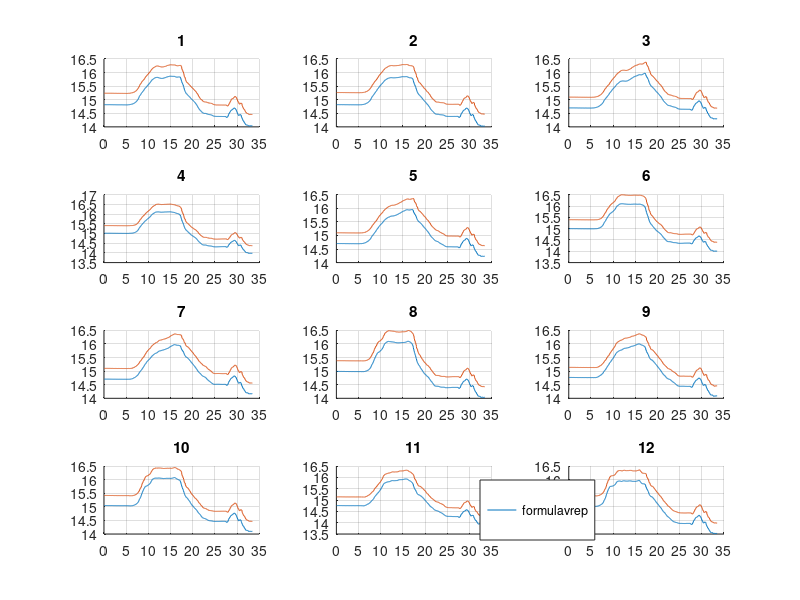
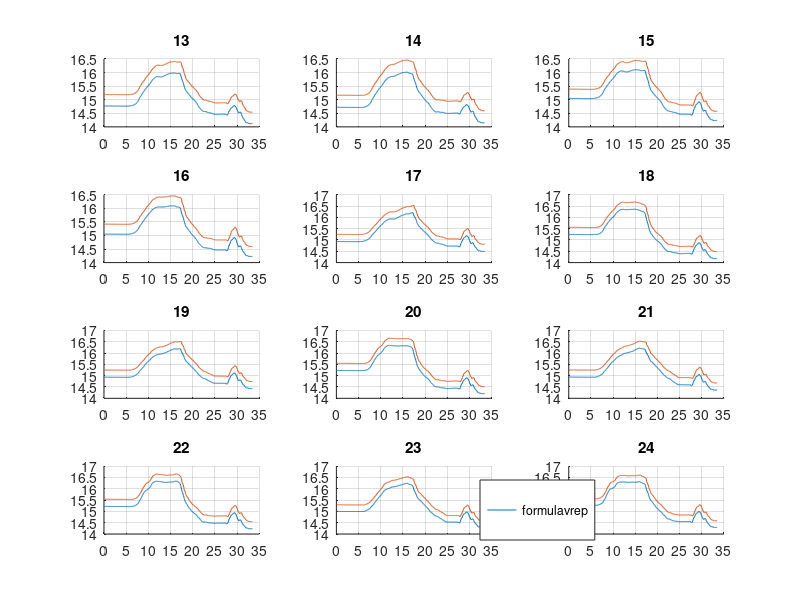
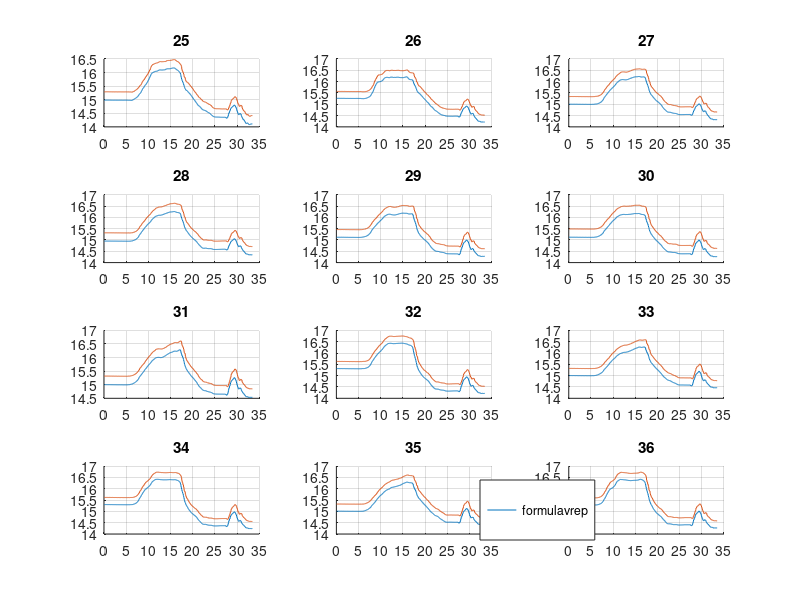
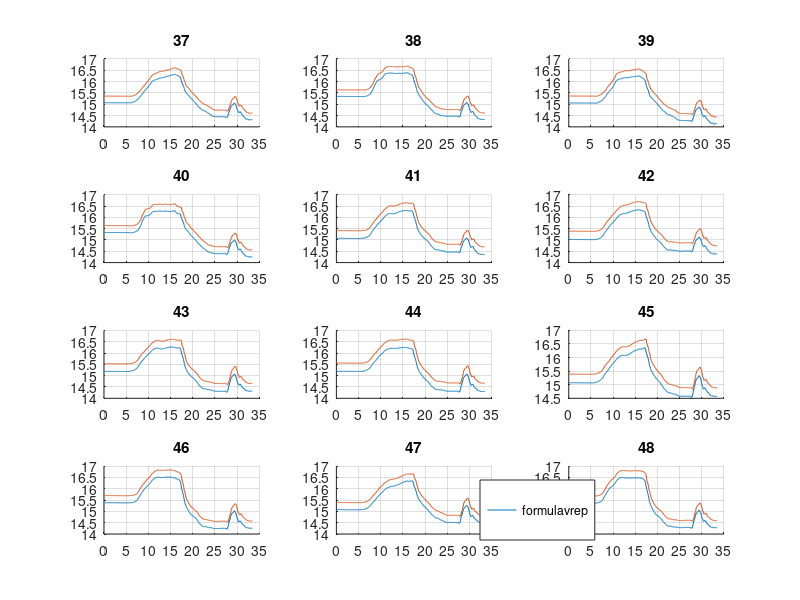

Write MATLAB code to recreate these figures, in order.
clear all
close all
clc
cd /home/robot/workspaces/ur5_mpc_vrep
low = load('data_low.csv');
s = 100;
[e,temp] =size(low);

formula_dist =  low(s:e,49:160);
vrep_dist = low(s:e,161:272);
% 
human_sphere = low(s:e,273:314);
human_vrep = low(s:e,315:356);
human = human_vrep;
% 
% x_shift = 1;
% y_shift = 0.5;
% z_shift = 1.2;
% 
h1 = human(:,1:3);
h2 = human(:,4:6);
h3 = human(:,7:9);
h4 = human(:,10:12);
h5 = human(:,13:15);
h6 = human(:,16:18);
h7 = human(:,19:21);
h8 = human(:,22:24);
h9 = human(:,25:27);
h10 = human(:,28:30);
h11 = human(:,31:33);
h12 = human(:,34:36);
h13 = human(:,37:39);
h14 = human(:,40:42);
% 
ctp_f = low(s:e,1:24);
ctp_v = low(s:e,25:48);
% 
ctp = ctp_v;
t1 = ctp(:,1:3);
t2 = ctp(:,4:6);
t3 = ctp(:,8:9);
t4 = ctp(:,10:12);
t5 = ctp(:,13:15);
t6 = ctp(:,16:18);
t7 = ctp(:,19:21);
t8 = ctp(:,22:24);

D = norm(t1(1,:) - h1(1,:)) -0.29 - 0.5510
f = formula_dist(1)
v = vrep_dist(1)
% 
diff = formula_dist - vrep_dist;
mean_diff = mean(diff)
%% Plot cposes
len = 100;
fig_1 = figure('Name', '1-4')
a=1;
subplot(4,3,a);
grid on;
hold on;
plot(formula_dist(:,a));
plot(vrep_dist(:,a));
title(int2str(a));
set(gca,'XTick',0:100:100*len);
set(gca,'XTickLabel',0:0.05*100:len*100*0.05);

a=2;
subplot(4,3,a);
grid on;
hold on;
plot(formula_dist(:,a));
plot(vrep_dist(:,a));
title(int2str(a));
set(gca,'XTick',0:100:100*len);
set(gca,'XTickLabel',0:0.05*100:len*100*0.05);

a=3;
subplot(4,3,a);
grid on;
hold on;
plot(formula_dist(:,a));
plot(vrep_dist(:,a));
title(int2str(a));
set(gca,'XTick',0:100:100*len);
set(gca,'XTickLabel',0:0.05*100:len*100*0.05);

a=4;
subplot(4,3,a);
grid on;
hold on;
plot(formula_dist(:,a));
plot(vrep_dist(:,a));
title(int2str(a));
set(gca,'XTick',0:100:100*len);
set(gca,'XTickLabel',0:0.05*100:len*100*0.05);

a=5;
subplot(4,3,a);
grid on;
hold on;
plot(formula_dist(:,a));
plot(vrep_dist(:,a));
title(int2str(a));
set(gca,'XTick',0:100:100*len);
set(gca,'XTickLabel',0:0.05*100:len*100*0.05);

a=6;
subplot(4,3,a);
grid on;
hold on;
plot(formula_dist(:,a));
plot(vrep_dist(:,a));
title(int2str(a));
set(gca,'XTick',0:100:100*len);
set(gca,'XTickLabel',0:0.05*100:len*100*0.05);

a=7;
subplot(4,3,a);
grid on;
hold on;
plot(formula_dist(:,a));
plot(vrep_dist(:,a));
title(int2str(a));
set(gca,'XTick',0:100:100*len);
set(gca,'XTickLabel',0:0.05*100:len*100*0.05);

a=8;
subplot(4,3,a);
grid on;
hold on;
plot(formula_dist(:,a));
plot(vrep_dist(:,a));
title(int2str(a));
set(gca,'XTick',0:100:100*len);
set(gca,'XTickLabel',0:0.05*100:len*100*0.05);

a=9;
subplot(4,3,a);
grid on;
hold on;
plot(formula_dist(:,a));
plot(vrep_dist(:,a));
title(int2str(a));
set(gca,'XTick',0:100:100*len);
set(gca,'XTickLabel',0:0.05*100:len*100*0.05);

a=10;
subplot(4,3,a);
grid on;
hold on;
plot(formula_dist(:,a));
plot(vrep_dist(:,a));
title(int2str(a));
set(gca,'XTick',0:100:100*len);
set(gca,'XTickLabel',0:0.05*100:len*100*0.05);

a=11;
subplot(4,3,a);
grid on;
hold on;
plot(formula_dist(:,a));
plot(vrep_dist(:,a));
title(int2str(a));
set(gca,'XTick',0:100:100*len);
set(gca,'XTickLabel',0:0.05*100:len*100*0.05);

a=12;
subplot(4,3,a);
grid on;
hold on;
l1 = plot(formula_dist(:,a));
l2 = plot(vrep_dist(:,a));
title(int2str(a));
set(gca,'XTick',0:100:100*len);
set(gca,'XTickLabel',0:0.05*100:len*100*0.05);

hL = legend([l1,l2],["formula", "vrep"]);
newPosition = [0.6 0.1 0.1 0.1];
newUnits = 'normalized';
set(hL,'Position', newPosition,'Units', newUnits);

fig_2 = figure('Name', '5-8')
a=a+1;
sh = a-1;
subplot(4,3,a-sh);
grid on;
hold on;
plot(formula_dist(:,a));
plot(vrep_dist(:,a));
title(int2str(a));
set(gca,'XTick',0:100:100*len);
set(gca,'XTickLabel',0:0.05*100:len*100*0.05);

a=a+1;
subplot(4,3,a-sh);
grid on;
hold on;
plot(formula_dist(:,a));
plot(vrep_dist(:,a));
title(int2str(a));
set(gca,'XTick',0:100:100*len);
set(gca,'XTickLabel',0:0.05*100:len*100*0.05);

a=a+1;
subplot(4,3,a-sh);
grid on;
hold on;
plot(formula_dist(:,a));
plot(vrep_dist(:,a));
title(int2str(a));
set(gca,'XTick',0:100:100*len);
set(gca,'XTickLabel',0:0.05*100:len*100*0.05);

a=a+1;
subplot(4,3,a-sh);
grid on;
hold on;
plot(formula_dist(:,a));
plot(vrep_dist(:,a));
title(int2str(a));
set(gca,'XTick',0:100:100*len);
set(gca,'XTickLabel',0:0.05*100:len*100*0.05);

a=a+1;
subplot(4,3,a-sh);
grid on;
hold on;
plot(formula_dist(:,a));
plot(vrep_dist(:,a));
title(int2str(a));
set(gca,'XTick',0:100:100*len);
set(gca,'XTickLabel',0:0.05*100:len*100*0.05);

a=a+1;
subplot(4,3,a-sh);
grid on;
hold on;
plot(formula_dist(:,a));
plot(vrep_dist(:,a));
title(int2str(a));
set(gca,'XTick',0:100:100*len);
set(gca,'XTickLabel',0:0.05*100:len*100*0.05);

a=a+1;
subplot(4,3,a-sh);
grid on;
hold on;
plot(formula_dist(:,a));
plot(vrep_dist(:,a));
title(int2str(a));
set(gca,'XTick',0:100:100*len);
set(gca,'XTickLabel',0:0.05*100:len*100*0.05);

a=a+1;
subplot(4,3,a-sh);
grid on;
hold on;
plot(formula_dist(:,a));
plot(vrep_dist(:,a));
title(int2str(a));
set(gca,'XTick',0:100:100*len);
set(gca,'XTickLabel',0:0.05*100:len*100*0.05);

a=a+1;
subplot(4,3,a-sh);
grid on;
hold on;
plot(formula_dist(:,a));
plot(vrep_dist(:,a));
title(int2str(a));
set(gca,'XTick',0:100:100*len);
set(gca,'XTickLabel',0:0.05*100:len*100*0.05);

a=a+1;
subplot(4,3,a-sh);
grid on;
hold on;
plot(formula_dist(:,a));
plot(vrep_dist(:,a));
title(int2str(a));
set(gca,'XTick',0:100:100*len);
set(gca,'XTickLabel',0:0.05*100:len*100*0.05);

a=a+1;
subplot(4,3,a-sh);
grid on;
hold on;
plot(formula_dist(:,a));
plot(vrep_dist(:,a));
title(int2str(a));
set(gca,'XTick',0:100:100*len);
set(gca,'XTickLabel',0:0.05*100:len*100*0.05);

a=a+1;
subplot(4,3,a-sh);
grid on;
hold on;
l1 = plot(formula_dist(:,a));
l2 = plot(vrep_dist(:,a));
title(int2str(a));
set(gca,'XTick',0:100:100*len);
set(gca,'XTickLabel',0:0.05*100:len*100*0.05);

hL = legend([l1,l2],["formula", "vrep"]);
newPosition = [0.6 0.1 0.1 0.1];
newUnits = 'normalized';
set(hL,'Position', newPosition,'Units', newUnits);

fig_3 = figure('Name', '25-37')
a=a+1;
sh = a-1;
subplot(4,3,a-sh);
grid on;
hold on;
plot(formula_dist(:,a));
plot(vrep_dist(:,a));
title(int2str(a));
set(gca,'XTick',0:100:100*len);
set(gca,'XTickLabel',0:0.05*100:len*100*0.05);

a=a+1;
subplot(4,3,a-sh);
grid on;
hold on;
plot(formula_dist(:,a));
plot(vrep_dist(:,a));
title(int2str(a));
set(gca,'XTick',0:100:100*len);
set(gca,'XTickLabel',0:0.05*100:len*100*0.05);

a=a+1;
subplot(4,3,a-sh);
grid on;
hold on;
plot(formula_dist(:,a));
plot(vrep_dist(:,a));
title(int2str(a));
set(gca,'XTick',0:100:100*len);
set(gca,'XTickLabel',0:0.05*100:len*100*0.05);

a=a+1;
subplot(4,3,a-sh);
grid on;
hold on;
plot(formula_dist(:,a));
plot(vrep_dist(:,a));
title(int2str(a));
set(gca,'XTick',0:100:100*len);
set(gca,'XTickLabel',0:0.05*100:len*100*0.05);

a=a+1;
subplot(4,3,a-sh);
grid on;
hold on;
plot(formula_dist(:,a));
plot(vrep_dist(:,a));
title(int2str(a));
set(gca,'XTick',0:100:100*len);
set(gca,'XTickLabel',0:0.05*100:len*100*0.05);

a=a+1;
subplot(4,3,a-sh);
grid on;
hold on;
plot(formula_dist(:,a));
plot(vrep_dist(:,a));
title(int2str(a));
set(gca,'XTick',0:100:100*len);
set(gca,'XTickLabel',0:0.05*100:len*100*0.05);

a=a+1;
subplot(4,3,a-sh);
grid on;
hold on;
plot(formula_dist(:,a));
plot(vrep_dist(:,a));
title(int2str(a));
set(gca,'XTick',0:100:100*len);
set(gca,'XTickLabel',0:0.05*100:len*100*0.05);


a=a+1;
subplot(4,3,a-sh);
grid on;
hold on;
plot(formula_dist(:,a));
plot(vrep_dist(:,a));
title(int2str(a));
set(gca,'XTick',0:100:100*len);
set(gca,'XTickLabel',0:0.05*100:len*100*0.05);


a=a+1;
subplot(4,3,a-sh);
grid on;
hold on;
plot(formula_dist(:,a));
plot(vrep_dist(:,a));
title(int2str(a));
set(gca,'XTick',0:100:100*len);
set(gca,'XTickLabel',0:0.05*100:len*100*0.05);


a=a+1;
subplot(4,3,a-sh);
grid on;
hold on;
plot(formula_dist(:,a));
plot(vrep_dist(:,a));
title(int2str(a));
set(gca,'XTick',0:100:100*len);
set(gca,'XTickLabel',0:0.05*100:len*100*0.05);


a=a+1;
subplot(4,3,a-sh);
grid on;
hold on;
plot(formula_dist(:,a));
plot(vrep_dist(:,a));
title(int2str(a));
set(gca,'XTick',0:100:100*len);
set(gca,'XTickLabel',0:0.05*100:len*100*0.05);


a=a+1;
subplot(4,3,a-sh);
grid on;
hold on;
l1 = plot(formula_dist(:,a));
l2 = plot(vrep_dist(:,a));
title(int2str(a));
set(gca,'XTick',0:100:100*len);
set(gca,'XTickLabel',0:0.05*100:len*100*0.05);

hL = legend([l1,l2],["formula", "vrep"]);
newPosition = [0.6 0.1 0.1 0.1];
newUnits = 'normalized';
set(hL,'Position', newPosition,'Units', newUnits);

fig_4 = figure('Name', '38-40');
a=a+1;
sh = a-1;
subplot(4,3,a-sh);
grid on;
hold on;
plot(formula_dist(:,a));
plot(vrep_dist(:,a));
title(int2str(a));
set(gca,'XTick',0:100:100*len);
set(gca,'XTickLabel',0:0.05*100:len*100*0.05);

a=a+1;
subplot(4,3,a-sh);
grid on;
hold on;
plot(formula_dist(:,a));
plot(vrep_dist(:,a));
title(int2str(a));
set(gca,'XTick',0:100:100*len);
set(gca,'XTickLabel',0:0.05*100:len*100*0.05);

a=a+1;
subplot(4,3,a-sh);
grid on;
hold on;
plot(formula_dist(:,a));
plot(vrep_dist(:,a));
title(int2str(a));
set(gca,'XTick',0:100:100*len);
set(gca,'XTickLabel',0:0.05*100:len*100*0.05);

a=a+1;
subplot(4,3,a-sh);
grid on;
hold on;
plot(formula_dist(:,a));
plot(vrep_dist(:,a));
title(int2str(a));
set(gca,'XTick',0:100:100*len);
set(gca,'XTickLabel',0:0.05*100:len*100*0.05);

a=a+1;
subplot(4,3,a-sh);
grid on;
hold on;
plot(formula_dist(:,a));
plot(vrep_dist(:,a));
title(int2str(a));
set(gca,'XTick',0:100:100*len);
set(gca,'XTickLabel',0:0.05*100:len*100*0.05);

a=a+1;
subplot(4,3,a-sh);
grid on;
hold on;
plot(formula_dist(:,a));
plot(vrep_dist(:,a));
title(int2str(a));
set(gca,'XTick',0:100:100*len);
set(gca,'XTickLabel',0:0.05*100:len*100*0.05);

a=a+1;
subplot(4,3,a-sh);
grid on;
hold on;
plot(formula_dist(:,a));
plot(vrep_dist(:,a));
title(int2str(a));
set(gca,'XTick',0:100:100*len);
set(gca,'XTickLabel',0:0.05*100:len*100*0.05);

a=a+1;
subplot(4,3,a-sh);
grid on;
hold on;
plot(formula_dist(:,a));
plot(vrep_dist(:,a));
title(int2str(a));
set(gca,'XTick',0:100:100*len);
set(gca,'XTickLabel',0:0.05*100:len*100*0.05);

a=a+1;
subplot(4,3,a-sh);
grid on;
hold on;
plot(formula_dist(:,a));
plot(vrep_dist(:,a));
title(int2str(a));
set(gca,'XTick',0:100:100*len);
set(gca,'XTickLabel',0:0.05*100:len*100*0.05);

a=a+1;
subplot(4,3,a-sh);
grid on;
hold on;
plot(formula_dist(:,a));
plot(vrep_dist(:,a));
title(int2str(a));
set(gca,'XTick',0:100:100*len);
set(gca,'XTickLabel',0:0.05*100:len*100*0.05);

a=a+1;
subplot(4,3,a-sh);
grid on;
hold on;
plot(formula_dist(:,a));
plot(vrep_dist(:,a));
title(int2str(a));
set(gca,'XTick',0:100:100*len);
set(gca,'XTickLabel',0:0.05*100:len*100*0.05);

a=a+1;
subplot(4,3,a-sh);
grid on;
hold on;
l1 = plot(formula_dist(:,a));
l2 = plot(vrep_dist(:,a));
title(int2str(a));
set(gca,'XTick',0:100:100*len);
set(gca,'XTickLabel',0:0.05*100:len*100*0.05);

hL = legend([l1,l2],["formula", "vrep"]);
newPosition = [0.6 0.1 0.1 0.1];
newUnits = 'normalized';
set(hL,'Position', newPosition,'Units', newUnits);

fig_5 = figure('Name', '38-40');

a=a+1;
sh = a-1;
subplot(4,3,a-sh);
grid on;
hold on;
plot(formula_dist(:,a));
plot(vrep_dist(:,a));
title(int2str(a));
set(gca,'XTick',0:100:100*len);
set(gca,'XTickLabel',0:0.05*100:len*100*0.05);

a=a+1;
subplot(4,3,a-sh);
grid on;
hold on;
plot(formula_dist(:,a));
plot(vrep_dist(:,a));
title(int2str(a));
set(gca,'XTick',0:100:100*len);
set(gca,'XTickLabel',0:0.05*100:len*100*0.05);

a=a+1;
subplot(4,3,a-sh);
grid on;
hold on;
plot(formula_dist(:,a));
plot(vrep_dist(:,a));
title(int2str(a));
set(gca,'XTick',0:100:100*len);
set(gca,'XTickLabel',0:0.05*100:len*100*0.05);

a=a+1;
subplot(4,3,a-sh);
grid on;
hold on;
plot(formula_dist(:,a));
plot(vrep_dist(:,a));
title(int2str(a));
set(gca,'XTick',0:100:100*len);
set(gca,'XTickLabel',0:0.05*100:len*100*0.05);

a=a+1;
subplot(4,3,a-sh);
grid on;
hold on;
plot(formula_dist(:,a));
plot(vrep_dist(:,a));
title(int2str(a));
set(gca,'XTick',0:100:100*len);
set(gca,'XTickLabel',0:0.05*100:len*100*0.05);

a=a+1;
subplot(4,3,a-sh);
grid on;
hold on;
plot(formula_dist(:,a));
plot(vrep_dist(:,a));
title(int2str(a));
set(gca,'XTick',0:100:100*len);
set(gca,'XTickLabel',0:0.05*100:len*100*0.05);

a=a+1;
subplot(4,3,a-sh);
grid on;
hold on;
plot(formula_dist(:,a));
plot(vrep_dist(:,a));
title(int2str(a));
set(gca,'XTick',0:100:100*len);
set(gca,'XTickLabel',0:0.05*100:len*100*0.05);

a=a+1;
subplot(4,3,a-sh);
grid on;
hold on;
plot(formula_dist(:,a));
plot(vrep_dist(:,a));
title(int2str(a));
set(gca,'XTick',0:100:100*len);
set(gca,'XTickLabel',0:0.05*100:len*100*0.05);

a=a+1;
subplot(4,3,a-sh);
grid on;
hold on;
plot(formula_dist(:,a));
plot(vrep_dist(:,a));
title(int2str(a));
set(gca,'XTick',0:100:100*len);
set(gca,'XTickLabel',0:0.05*100:len*100*0.05);

a=a+1;
subplot(4,3,a-sh);
grid on;
hold on;
plot(formula_dist(:,a));
plot(vrep_dist(:,a));
title(int2str(a));
set(gca,'XTick',0:100:100*len);
set(gca,'XTickLabel',0:0.05*100:len*100*0.05);

a=a+1;
subplot(4,3,a-sh);
grid on;
hold on;
plot(formula_dist(:,a));
plot(vrep_dist(:,a));
title(int2str(a));
set(gca,'XTick',0:100:100*len);
set(gca,'XTickLabel',0:0.05*100:len*100*0.05);

a=a+1;
subplot(4,3,a-sh);
grid on;
hold on;
l1 = plot(formula_dist(:,a));
l2 = plot(vrep_dist(:,a));
title(int2str(a));
set(gca,'XTick',0:100:100*len);
set(gca,'XTickLabel',0:0.05*100:len*100*0.05);

hL = legend([l1,l2],["formula", "vrep"]);
newPosition = [0.6 0.1 0.1 0.1];
newUnits = 'normalized';
set(hL,'Position', newPosition,'Units', newUnits);

fig_6 = figure('Name', '38-40');

a=a+1;
sh = a-1;
subplot(4,3,a-sh);
grid on;
hold on;
plot(formula_dist(:,a));
plot(vrep_dist(:,a));

title(int2str(a));
set(gca,'XTick',0:100:100*len);
set(gca,'XTickLabel',0:0.05*100:len*100*0.05);

a=a+1;
subplot(4,3,a-sh);
grid on;
hold on;
plot(formula_dist(:,a));
plot(vrep_dist(:,a));
title(int2str(a));
set(gca,'XTick',0:100:100*len);
set(gca,'XTickLabel',0:0.05*100:len*100*0.05);

a=a+1;
subplot(4,3,a-sh);
grid on;
hold on;
plot(formula_dist(:,a));
plot(vrep_dist(:,a));
title(int2str(a));
set(gca,'XTick',0:100:100*len);
set(gca,'XTickLabel',0:0.05*100:len*100*0.05);

a=a+1;
subplot(4,3,a-sh);
grid on;
hold on;
plot(formula_dist(:,a));
plot(vrep_dist(:,a));
title(int2str(a));
set(gca,'XTick',0:100:100*len);
set(gca,'XTickLabel',0:0.05*100:len*100*0.05);

a=a+1;
subplot(4,3,a-sh);
grid on;
hold on;
plot(formula_dist(:,a));
plot(vrep_dist(:,a));
title(int2str(a));
set(gca,'XTick',0:100:100*len);
set(gca,'XTickLabel',0:0.05*100:len*100*0.05);

a=a+1;
subplot(4,3,a-sh);
grid on;
hold on;
plot(formula_dist(:,a));
plot(vrep_dist(:,a));
title(int2str(a));
set(gca,'XTick',0:100:100*len);
set(gca,'XTickLabel',0:0.05*100:len*100*0.05);

a=a+1;
subplot(4,3,a-sh);
grid on;
hold on;
plot(formula_dist(:,a));
plot(vrep_dist(:,a));
title(int2str(a));
set(gca,'XTick',0:100:100*len);
set(gca,'XTickLabel',0:0.05*100:len*100*0.05);

a=a+1;
subplot(4,3,a-sh);
grid on;
hold on;
plot(formula_dist(:,a));
plot(vrep_dist(:,a));
title(int2str(a));
set(gca,'XTick',0:100:100*len);
set(gca,'XTickLabel',0:0.05*100:len*100*0.05);


a=a+1;
subplot(4,3,a-sh);
grid on;
hold on;
plot(formula_dist(:,a));
plot(vrep_dist(:,a));
title(int2str(a));
set(gca,'XTick',0:100:100*len);
set(gca,'XTickLabel',0:0.05*100:len*100*0.05);


a=a+1;
subplot(4,3,a-sh);
grid on;
hold on;
plot(formula_dist(:,a));
plot(vrep_dist(:,a));
title(int2str(a));
set(gca,'XTick',0:100:100*len);
set(gca,'XTickLabel',0:0.05*100:len*100*0.05);


a=a+1;
subplot(4,3,a-sh);
grid on;
hold on;
plot(formula_dist(:,a));
plot(vrep_dist(:,a));
title(int2str(a));
set(gca,'XTick',0:100:100*len);
set(gca,'XTickLabel',0:0.05*100:len*100*0.05);


a=a+1;
subplot(4,3,a-sh);
grid on;
hold on;
l1 = plot(formula_dist(:,a));
l2 = plot(vrep_dist(:,a));
title(int2str(a));
set(gca,'XTick',0:100:100*len);
set(gca,'XTickLabel',0:0.05*100:len*100*0.05);

hL = legend([l1,l2],["formula", "vrep"]);
newPosition = [0.6 0.1 0.1 0.1];
newUnits = 'normalized';
set(hL,'Position', newPosition,'Units', newUnits);
fig_7 = figure('Name', '38-40');

a=a+1;
sh = a-1;
subplot(4,3,a-sh);
grid on;
hold on;
plot(formula_dist(:,a));
plot(vrep_dist(:,a));

title(int2str(a));
set(gca,'XTick',0:100:100*len);
set(gca,'XTickLabel',0:0.05*100:len*100*0.05);

a=a+1;
subplot(4,3,a-sh);
grid on;
hold on;
plot(formula_dist(:,a));
plot(vrep_dist(:,a));
title(int2str(a));
set(gca,'XTick',0:100:100*len);
set(gca,'XTickLabel',0:0.05*100:len*100*0.05);

a=a+1;
subplot(4,3,a-sh);
grid on;
hold on;
plot(formula_dist(:,a));
plot(vrep_dist(:,a));
title(int2str(a));
set(gca,'XTick',0:100:100*len);
set(gca,'XTickLabel',0:0.05*100:len*100*0.05);

a=a+1;
subplot(4,3,a-sh);
grid on;
hold on;
plot(formula_dist(:,a));
plot(vrep_dist(:,a));
title(int2str(a));
set(gca,'XTick',0:100:100*len);
set(gca,'XTickLabel',0:0.05*100:len*100*0.05);

a=a+1;
subplot(4,3,a-sh);
grid on;
hold on;
plot(formula_dist(:,a));
plot(vrep_dist(:,a));
title(int2str(a));
set(gca,'XTick',0:100:100*len);
set(gca,'XTickLabel',0:0.05*100:len*100*0.05);

a=a+1;
subplot(4,3,a-sh);
grid on;
hold on;
plot(formula_dist(:,a));
plot(vrep_dist(:,a));
title(int2str(a));
set(gca,'XTick',0:100:100*len);
set(gca,'XTickLabel',0:0.05*100:len*100*0.05);

a=a+1;
subplot(4,3,a-sh);
grid on;
hold on;
plot(formula_dist(:,a));
plot(vrep_dist(:,a));
title(int2str(a));
set(gca,'XTick',0:100:100*len);
set(gca,'XTickLabel',0:0.05*100:len*100*0.05);

a=a+1;
subplot(4,3,a-sh);
grid on;
hold on;
plot(formula_dist(:,a));
plot(vrep_dist(:,a));
title(int2str(a));
set(gca,'XTick',0:100:100*len);
set(gca,'XTickLabel',0:0.05*100:len*100*0.05);


a=a+1;
subplot(4,3,a-sh);
grid on;
hold on;
plot(formula_dist(:,a));
plot(vrep_dist(:,a));
title(int2str(a));
set(gca,'XTick',0:100:100*len);
set(gca,'XTickLabel',0:0.05*100:len*100*0.05);


a=a+1;
subplot(4,3,a-sh);
grid on;
hold on;
plot(formula_dist(:,a));
plot(vrep_dist(:,a));
title(int2str(a));
set(gca,'XTick',0:100:100*len);
set(gca,'XTickLabel',0:0.05*100:len*100*0.05);


a=a+1;
subplot(4,3,a-sh);
grid on;
hold on;
plot(formula_dist(:,a));
plot(vrep_dist(:,a));
title(int2str(a));
set(gca,'XTick',0:100:100*len);
set(gca,'XTickLabel',0:0.05*100:len*100*0.05);


a=a+1;
subplot(4,3,a-sh);
grid on;
hold on;
l1 = plot(formula_dist(:,a));
l2 = plot(vrep_dist(:,a));
title(int2str(a));
set(gca,'XTick',0:100:100*len);
set(gca,'XTickLabel',0:0.05*100:len*100*0.05);

hL = legend([l1,l2],["formula", "vrep"]);
newPosition = [0.6 0.1 0.1 0.1];
newUnits = 'normalized';
set(hL,'Position', newPosition,'Units', newUnits);
fig_8 = figure('Name', '38-40');

a=a+1;
sh = a-1;
subplot(4,3,a-sh);
grid on;
hold on;
plot(formula_dist(:,a));
plot(vrep_dist(:,a));

title(int2str(a));
set(gca,'XTick',0:100:100*len);
set(gca,'XTickLabel',0:0.05*100:len*100*0.05);

a=a+1;
subplot(4,3,a-sh);
grid on;
hold on;
plot(formula_dist(:,a));
plot(vrep_dist(:,a));
title(int2str(a));
set(gca,'XTick',0:100:100*len);
set(gca,'XTickLabel',0:0.05*100:len*100*0.05);

a=a+1;
subplot(4,3,a-sh);
grid on;
hold on;
plot(formula_dist(:,a));
plot(vrep_dist(:,a));
title(int2str(a));
set(gca,'XTick',0:100:100*len);
set(gca,'XTickLabel',0:0.05*100:len*100*0.05);

a=a+1;
subplot(4,3,a-sh);
grid on;
hold on;
plot(formula_dist(:,a));
plot(vrep_dist(:,a));
title(int2str(a));
set(gca,'XTick',0:100:100*len);
set(gca,'XTickLabel',0:0.05*100:len*100*0.05);

a=a+1;
subplot(4,3,a-sh);
grid on;
hold on;
plot(formula_dist(:,a));
plot(vrep_dist(:,a));
title(int2str(a));
set(gca,'XTick',0:100:100*len);
set(gca,'XTickLabel',0:0.05*100:len*100*0.05);

a=a+1;
subplot(4,3,a-sh);
grid on;
hold on;
plot(formula_dist(:,a));
plot(vrep_dist(:,a));
title(int2str(a));
set(gca,'XTick',0:100:100*len);
set(gca,'XTickLabel',0:0.05*100:len*100*0.05);

a=a+1;
subplot(4,3,a-sh);
grid on;
hold on;
plot(formula_dist(:,a));
plot(vrep_dist(:,a));
title(int2str(a));
set(gca,'XTick',0:100:100*len);
set(gca,'XTickLabel',0:0.05*100:len*100*0.05);

a=a+1;
subplot(4,3,a-sh);
grid on;
hold on;
plot(formula_dist(:,a));
plot(vrep_dist(:,a));
title(int2str(a));
set(gca,'XTick',0:100:100*len);
set(gca,'XTickLabel',0:0.05*100:len*100*0.05);


a=a+1;
subplot(4,3,a-sh);
grid on;
hold on;
plot(formula_dist(:,a));
plot(vrep_dist(:,a));
title(int2str(a));
set(gca,'XTick',0:100:100*len);
set(gca,'XTickLabel',0:0.05*100:len*100*0.05);


a=a+1;
subplot(4,3,a-sh);
grid on;
hold on;
plot(formula_dist(:,a));
plot(vrep_dist(:,a));
title(int2str(a));
set(gca,'XTick',0:100:100*len);
set(gca,'XTickLabel',0:0.05*100:len*100*0.05);


a=a+1;
subplot(4,3,a-sh);
grid on;
hold on;
plot(formula_dist(:,a));
plot(vrep_dist(:,a));
title(int2str(a));
set(gca,'XTick',0:100:100*len);
set(gca,'XTickLabel',0:0.05*100:len*100*0.05);


a=a+1;
subplot(4,3,a-sh);
grid on;
hold on;
l1 = plot(formula_dist(:,a));
l2 = plot(vrep_dist(:,a));
title(int2str(a));
set(gca,'XTick',0:100:100*len);
set(gca,'XTickLabel',0:0.05*100:len*100*0.05);

hL = legend([l1,l2],["formula", "vrep"]);
newPosition = [0.6 0.1 0.1 0.1];
newUnits = 'normalized';
set(hL,'Position', newPosition,'Units', newUnits);

fig_9 = figure('Name', '38-40');

a=a+1;
sh = a-1;
subplot(4,3,a-sh);
grid on;
hold on;
plot(formula_dist(:,a));
plot(vrep_dist(:,a));

title(int2str(a));
set(gca,'XTick',0:100:100*len);
set(gca,'XTickLabel',0:0.05*100:len*100*0.05);

a=a+1;
subplot(4,3,a-sh);
grid on;
hold on;
plot(formula_dist(:,a));
plot(vrep_dist(:,a));
title(int2str(a));
set(gca,'XTick',0:100:100*len);
set(gca,'XTickLabel',0:0.05*100:len*100*0.05);

a=a+1;
subplot(4,3,a-sh);
grid on;
hold on;
plot(formula_dist(:,a));
plot(vrep_dist(:,a));
title(int2str(a));
set(gca,'XTick',0:100:100*len);
set(gca,'XTickLabel',0:0.05*100:len*100*0.05);

a=a+1;
subplot(4,3,a-sh);
grid on;
hold on;
plot(formula_dist(:,a));
plot(vrep_dist(:,a));
title(int2str(a));
set(gca,'XTick',0:100:100*len);
set(gca,'XTickLabel',0:0.05*100:len*100*0.05);

a=a+1;
subplot(4,3,a-sh);
grid on;
hold on;
plot(formula_dist(:,a));
plot(vrep_dist(:,a));
title(int2str(a));
set(gca,'XTick',0:100:100*len);
set(gca,'XTickLabel',0:0.05*100:len*100*0.05);

a=a+1;
subplot(4,3,a-sh);
grid on;
hold on;
plot(formula_dist(:,a));
plot(vrep_dist(:,a));
title(int2str(a));
set(gca,'XTick',0:100:100*len);
set(gca,'XTickLabel',0:0.05*100:len*100*0.05);

a=a+1;
subplot(4,3,a-sh);
grid on;
hold on;
plot(formula_dist(:,a));
plot(vrep_dist(:,a));
title(int2str(a));
set(gca,'XTick',0:100:100*len);
set(gca,'XTickLabel',0:0.05*100:len*100*0.05);

a=a+1;
subplot(4,3,a-sh);
grid on;
hold on;
plot(formula_dist(:,a));
plot(vrep_dist(:,a));
title(int2str(a));
set(gca,'XTick',0:100:100*len);
set(gca,'XTickLabel',0:0.05*100:len*100*0.05);


a=a+1;
subplot(4,3,a-sh);
grid on;
hold on;
plot(formula_dist(:,a));
plot(vrep_dist(:,a));
title(int2str(a));
set(gca,'XTick',0:100:100*len);
set(gca,'XTickLabel',0:0.05*100:len*100*0.05);

a=a+1;
subplot(4,3,a-sh);
grid on;
hold on;
plot(formula_dist(:,a));
plot(vrep_dist(:,a));
title(int2str(a));
set(gca,'XTick',0:100:100*len);
set(gca,'XTickLabel',0:0.05*100:len*100*0.05);

a=a+1;
subplot(4,3,a-sh);
grid on;
hold on;
plot(formula_dist(:,a));
plot(vrep_dist(:,a));
title(int2str(a));
set(gca,'XTick',0:100:100*len);
set(gca,'XTickLabel',0:0.05*100:len*100*0.05);

a=a+1;
subplot(4,3,a-sh);
grid on;
hold on;
l1 = plot(formula_dist(:,a));
l2 = plot(vrep_dist(:,a));
title(int2str(a));
set(gca,'XTick',0:100:100*len);
set(gca,'XTickLabel',0:0.05*100:len*100*0.05);

hL = legend([l1,l2],["formula", "vrep"]);
newPosition = [0.6 0.1 0.1 0.1];
newUnits = 'normalized';
set(hL,'Position', newPosition,'Units', newUnits);

fig_10 = figure('Name', '38-40');

a=a+1
sh = a-1;
subplot(4,3,a-sh);
grid on;
hold on;
plot(formula_dist(:,a));
plot(vrep_dist(:,a));

title(int2str(a));
set(gca,'XTick',0:100:100*len);
set(gca,'XTickLabel',0:0.05*100:len*100*0.05);

a=a+1
subplot(4,3,a-sh);
grid on;
hold on;
plot(formula_dist(:,a));
plot(vrep_dist(:,a));
title(int2str(a));
set(gca,'XTick',0:100:100*len);
set(gca,'XTickLabel',0:0.05*100:len*100*0.05);

a=a+1
subplot(4,3,a-sh);
grid on;
hold on;
plot(formula_dist(:,a));
plot(vrep_dist(:,a));
title(int2str(a));
set(gca,'XTick',0:100:100*len);
set(gca,'XTickLabel',0:0.05*100:len*100*0.05);

a=a+1
subplot(4,3,a-sh);
grid on;
hold on;
l1 = plot(formula_dist(:,a));
l2 = plot(vrep_dist(:,a));
title(int2str(a));
set(gca,'XTick',0:100:100*len);
set(gca,'XTickLabel',0:0.05*100:len*100*0.05);


hL = legend([l1,l2],["formula", "vrep"]);
newPosition = [0.6 0.1 0.1 0.1];
newUnits = 'normalized';
set(hL,'Position', newPosition,'Units', newUnits);

function D = euc_dist(G,G2)
    for i=1:length(G)
        D(i) = norm(G(i) - G2(i));
    end
end